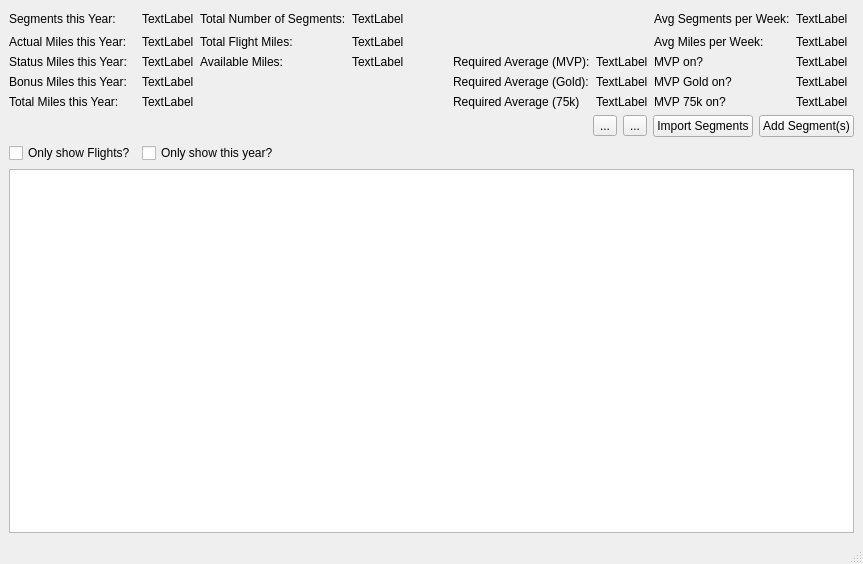
<?xml version="1.0" encoding="UTF-8"?>
<ui version="4.0">
 <class>CMainWindow</class>
 <widget class="QMainWindow" name="CMainWindow">
  <property name="geometry">
   <rect>
    <x>0</x>
    <y>0</y>
    <width>863</width>
    <height>564</height>
   </rect>
  </property>
  <property name="windowTitle">
   <string>Frequent Flyer</string>
  </property>
  <widget class="QWidget" name="centralwidget">
   <layout class="QGridLayout" name="gridLayout">
    <item row="0" column="4">
     <spacer name="horizontalSpacer_2">
      <property name="orientation">
       <enum>Qt::Horizontal</enum>
      </property>
      <property name="sizeHint" stdset="0">
       <size>
        <width>40</width>
        <height>20</height>
       </size>
      </property>
     </spacer>
    </item>
    <item row="4" column="8">
     <widget class="QLabel" name="mvp75kON">
      <property name="sizePolicy">
       <sizepolicy hsizetype="Maximum" vsizetype="Preferred">
        <horstretch>0</horstretch>
        <verstretch>0</verstretch>
       </sizepolicy>
      </property>
      <property name="text">
       <string>TextLabel</string>
      </property>
     </widget>
    </item>
    <item row="4" column="5">
     <widget class="QLabel" name="label_15">
      <property name="text">
       <string>Required Average (75k)</string>
      </property>
     </widget>
    </item>
    <item row="0" column="2">
     <widget class="QLabel" name="label_6">
      <property name="sizePolicy">
       <sizepolicy hsizetype="Maximum" vsizetype="Preferred">
        <horstretch>0</horstretch>
        <verstretch>0</verstretch>
       </sizepolicy>
      </property>
      <property name="text">
       <string>Total Number of Segments:</string>
      </property>
     </widget>
    </item>
    <item row="6" column="0" colspan="10">
     <layout class="QHBoxLayout" name="horizontalLayout">
      <item>
       <spacer name="horizontalSpacer">
        <property name="orientation">
         <enum>Qt::Horizontal</enum>
        </property>
        <property name="sizeHint" stdset="0">
         <size>
          <width>40</width>
          <height>20</height>
         </size>
        </property>
       </spacer>
      </item>
      <item>
       <widget class="QToolButton" name="refresh">
        <property name="text">
         <string>...</string>
        </property>
        <property name="icon">
         <iconset resource="application.qrc">
          <normaloff>:/resources/refresh.png</normaloff>:/resources/refresh.png</iconset>
        </property>
       </widget>
      </item>
      <item>
       <widget class="QToolButton" name="deleteSegment">
        <property name="text">
         <string>...</string>
        </property>
        <property name="icon">
         <iconset resource="application.qrc">
          <normaloff>:/resources/delete.png</normaloff>:/resources/delete.png</iconset>
        </property>
       </widget>
      </item>
      <item>
       <widget class="QPushButton" name="importSegments">
        <property name="text">
         <string>Import Segments</string>
        </property>
       </widget>
      </item>
      <item>
       <widget class="QPushButton" name="addSegments">
        <property name="text">
         <string>Add Segment(s)</string>
        </property>
       </widget>
      </item>
     </layout>
    </item>
    <item row="0" column="1">
     <widget class="QLabel" name="segmentsThisYear">
      <property name="sizePolicy">
       <sizepolicy hsizetype="Maximum" vsizetype="Preferred">
        <horstretch>0</horstretch>
        <verstretch>0</verstretch>
       </sizepolicy>
      </property>
      <property name="text">
       <string>TextLabel</string>
      </property>
     </widget>
    </item>
    <item row="0" column="3">
     <widget class="QLabel" name="totalSegments">
      <property name="sizePolicy">
       <sizepolicy hsizetype="Maximum" vsizetype="Preferred">
        <horstretch>0</horstretch>
        <verstretch>0</verstretch>
       </sizepolicy>
      </property>
      <property name="text">
       <string>TextLabel</string>
      </property>
     </widget>
    </item>
    <item row="0" column="0">
     <widget class="QLabel" name="label_1">
      <property name="sizePolicy">
       <sizepolicy hsizetype="Maximum" vsizetype="Preferred">
        <horstretch>0</horstretch>
        <verstretch>0</verstretch>
       </sizepolicy>
      </property>
      <property name="text">
       <string>Segments this Year:</string>
      </property>
     </widget>
    </item>
    <item row="0" column="7">
     <widget class="QLabel" name="label_7">
      <property name="sizePolicy">
       <sizepolicy hsizetype="Maximum" vsizetype="Preferred">
        <horstretch>0</horstretch>
        <verstretch>0</verstretch>
       </sizepolicy>
      </property>
      <property name="text">
       <string>Avg Segments per Week:</string>
      </property>
     </widget>
    </item>
    <item row="1" column="0">
     <widget class="QLabel" name="label_2">
      <property name="sizePolicy">
       <sizepolicy hsizetype="Maximum" vsizetype="Preferred">
        <horstretch>0</horstretch>
        <verstretch>0</verstretch>
       </sizepolicy>
      </property>
      <property name="text">
       <string>Actual Miles this Year:</string>
      </property>
     </widget>
    </item>
    <item row="0" column="8">
     <widget class="QLabel" name="segmentsPerWeek">
      <property name="sizePolicy">
       <sizepolicy hsizetype="Maximum" vsizetype="Preferred">
        <horstretch>0</horstretch>
        <verstretch>0</verstretch>
       </sizepolicy>
      </property>
      <property name="text">
       <string>TextLabel</string>
      </property>
     </widget>
    </item>
    <item row="1" column="8">
     <widget class="QLabel" name="milesPerWeek">
      <property name="sizePolicy">
       <sizepolicy hsizetype="Maximum" vsizetype="Preferred">
        <horstretch>0</horstretch>
        <verstretch>0</verstretch>
       </sizepolicy>
      </property>
      <property name="text">
       <string>TextLabel</string>
      </property>
     </widget>
    </item>
    <item row="1" column="1">
     <widget class="QLabel" name="actualMilesThisYear">
      <property name="sizePolicy">
       <sizepolicy hsizetype="Maximum" vsizetype="Preferred">
        <horstretch>0</horstretch>
        <verstretch>0</verstretch>
       </sizepolicy>
      </property>
      <property name="text">
       <string>TextLabel</string>
      </property>
     </widget>
    </item>
    <item row="1" column="3">
     <widget class="QLabel" name="totalFlightMiles">
      <property name="sizePolicy">
       <sizepolicy hsizetype="Maximum" vsizetype="Preferred">
        <horstretch>0</horstretch>
        <verstretch>0</verstretch>
       </sizepolicy>
      </property>
      <property name="text">
       <string>TextLabel</string>
      </property>
     </widget>
    </item>
    <item row="4" column="1">
     <widget class="QLabel" name="totalMilesThisYear">
      <property name="sizePolicy">
       <sizepolicy hsizetype="Maximum" vsizetype="Preferred">
        <horstretch>0</horstretch>
        <verstretch>0</verstretch>
       </sizepolicy>
      </property>
      <property name="text">
       <string>TextLabel</string>
      </property>
     </widget>
    </item>
    <item row="3" column="0">
     <widget class="QLabel" name="label_3">
      <property name="sizePolicy">
       <sizepolicy hsizetype="Maximum" vsizetype="Preferred">
        <horstretch>0</horstretch>
        <verstretch>0</verstretch>
       </sizepolicy>
      </property>
      <property name="text">
       <string>Bonus Miles this Year:</string>
      </property>
     </widget>
    </item>
    <item row="1" column="2">
     <widget class="QLabel" name="label_4">
      <property name="sizePolicy">
       <sizepolicy hsizetype="Maximum" vsizetype="Preferred">
        <horstretch>0</horstretch>
        <verstretch>0</verstretch>
       </sizepolicy>
      </property>
      <property name="text">
       <string>Total Flight Miles:</string>
      </property>
     </widget>
    </item>
    <item row="3" column="1">
     <widget class="QLabel" name="bonusMilesThisYear">
      <property name="sizePolicy">
       <sizepolicy hsizetype="Maximum" vsizetype="Preferred">
        <horstretch>0</horstretch>
        <verstretch>0</verstretch>
       </sizepolicy>
      </property>
      <property name="text">
       <string>TextLabel</string>
      </property>
     </widget>
    </item>
    <item row="1" column="7">
     <widget class="QLabel" name="label_12">
      <property name="sizePolicy">
       <sizepolicy hsizetype="Maximum" vsizetype="Preferred">
        <horstretch>0</horstretch>
        <verstretch>0</verstretch>
       </sizepolicy>
      </property>
      <property name="text">
       <string>Avg Miles per Week:</string>
      </property>
     </widget>
    </item>
    <item row="4" column="0">
     <widget class="QLabel" name="label_5">
      <property name="sizePolicy">
       <sizepolicy hsizetype="Maximum" vsizetype="Preferred">
        <horstretch>0</horstretch>
        <verstretch>0</verstretch>
       </sizepolicy>
      </property>
      <property name="text">
       <string>Total Miles this Year:</string>
      </property>
     </widget>
    </item>
    <item row="2" column="1">
     <widget class="QLabel" name="statusMilesThisYear">
      <property name="sizePolicy">
       <sizepolicy hsizetype="Maximum" vsizetype="Preferred">
        <horstretch>0</horstretch>
        <verstretch>0</verstretch>
       </sizepolicy>
      </property>
      <property name="text">
       <string>TextLabel</string>
      </property>
     </widget>
    </item>
    <item row="8" column="0" colspan="10">
     <widget class="QTableView" name="segmentsView">
      <property name="alternatingRowColors">
       <bool>true</bool>
      </property>
      <property name="selectionMode">
       <enum>QAbstractItemView::SingleSelection</enum>
      </property>
      <property name="selectionBehavior">
       <enum>QAbstractItemView::SelectRows</enum>
      </property>
      <property name="sortingEnabled">
       <bool>true</bool>
      </property>
      <attribute name="horizontalHeaderStretchLastSection">
       <bool>true</bool>
      </attribute>
     </widget>
    </item>
    <item row="2" column="0">
     <widget class="QLabel" name="label_8">
      <property name="sizePolicy">
       <sizepolicy hsizetype="Maximum" vsizetype="Preferred">
        <horstretch>0</horstretch>
        <verstretch>0</verstretch>
       </sizepolicy>
      </property>
      <property name="text">
       <string>Status Miles this Year:</string>
      </property>
     </widget>
    </item>
    <item row="2" column="2">
     <widget class="QLabel" name="label">
      <property name="sizePolicy">
       <sizepolicy hsizetype="Maximum" vsizetype="Preferred">
        <horstretch>0</horstretch>
        <verstretch>0</verstretch>
       </sizepolicy>
      </property>
      <property name="text">
       <string>Available Miles:</string>
      </property>
     </widget>
    </item>
    <item row="2" column="7">
     <widget class="QLabel" name="label_9">
      <property name="sizePolicy">
       <sizepolicy hsizetype="Maximum" vsizetype="Preferred">
        <horstretch>0</horstretch>
        <verstretch>0</verstretch>
       </sizepolicy>
      </property>
      <property name="text">
       <string>MVP on?</string>
      </property>
     </widget>
    </item>
    <item row="4" column="7">
     <widget class="QLabel" name="label_11">
      <property name="sizePolicy">
       <sizepolicy hsizetype="Maximum" vsizetype="Preferred">
        <horstretch>0</horstretch>
        <verstretch>0</verstretch>
       </sizepolicy>
      </property>
      <property name="text">
       <string>MVP 75k on?</string>
      </property>
     </widget>
    </item>
    <item row="3" column="7">
     <widget class="QLabel" name="label_10">
      <property name="sizePolicy">
       <sizepolicy hsizetype="Maximum" vsizetype="Preferred">
        <horstretch>0</horstretch>
        <verstretch>0</verstretch>
       </sizepolicy>
      </property>
      <property name="text">
       <string>MVP Gold on?</string>
      </property>
     </widget>
    </item>
    <item row="2" column="8">
     <widget class="QLabel" name="mvpON">
      <property name="sizePolicy">
       <sizepolicy hsizetype="Maximum" vsizetype="Preferred">
        <horstretch>0</horstretch>
        <verstretch>0</verstretch>
       </sizepolicy>
      </property>
      <property name="text">
       <string>TextLabel</string>
      </property>
     </widget>
    </item>
    <item row="2" column="3">
     <widget class="QLabel" name="availableMiles">
      <property name="sizePolicy">
       <sizepolicy hsizetype="Maximum" vsizetype="Preferred">
        <horstretch>0</horstretch>
        <verstretch>0</verstretch>
       </sizepolicy>
      </property>
      <property name="text">
       <string>TextLabel</string>
      </property>
     </widget>
    </item>
    <item row="3" column="8">
     <widget class="QLabel" name="mvpGoldON">
      <property name="sizePolicy">
       <sizepolicy hsizetype="Maximum" vsizetype="Preferred">
        <horstretch>0</horstretch>
        <verstretch>0</verstretch>
       </sizepolicy>
      </property>
      <property name="text">
       <string>TextLabel</string>
      </property>
     </widget>
    </item>
    <item row="4" column="6">
     <widget class="QLabel" name="_75kReq">
      <property name="text">
       <string>TextLabel</string>
      </property>
     </widget>
    </item>
    <item row="2" column="6">
     <widget class="QLabel" name="mvpReq">
      <property name="text">
       <string>TextLabel</string>
      </property>
     </widget>
    </item>
    <item row="3" column="5">
     <widget class="QLabel" name="label_14">
      <property name="text">
       <string>Required Average (Gold):</string>
      </property>
     </widget>
    </item>
    <item row="3" column="6">
     <widget class="QLabel" name="goldReq">
      <property name="text">
       <string>TextLabel</string>
      </property>
     </widget>
    </item>
    <item row="2" column="5">
     <widget class="QLabel" name="label_13">
      <property name="text">
       <string>Required Average (MVP):</string>
      </property>
     </widget>
    </item>
    <item row="7" column="0">
     <widget class="QCheckBox" name="onlyFlights">
      <property name="text">
       <string>Only show Flights?</string>
      </property>
     </widget>
    </item>
    <item row="7" column="1" colspan="2">
     <widget class="QCheckBox" name="onlyThisYear">
      <property name="text">
       <string>Only show this year?</string>
      </property>
     </widget>
    </item>
   </layout>
  </widget>
  <widget class="QMenuBar" name="menubar">
   <property name="geometry">
    <rect>
     <x>0</x>
     <y>0</y>
     <width>863</width>
     <height>21</height>
    </rect>
   </property>
  </widget>
  <widget class="QStatusBar" name="statusbar"/>
  <action name="actionQuit">
   <property name="text">
    <string>Quit</string>
   </property>
   <property name="iconText">
    <string>&amp;Quit</string>
   </property>
   <property name="shortcut">
    <string>Alt+F4</string>
   </property>
  </action>
 </widget>
 <tabstops>
  <tabstop>refresh</tabstop>
  <tabstop>deleteSegment</tabstop>
  <tabstop>importSegments</tabstop>
  <tabstop>addSegments</tabstop>
  <tabstop>onlyFlights</tabstop>
  <tabstop>onlyThisYear</tabstop>
  <tabstop>segmentsView</tabstop>
 </tabstops>
 <resources>
  <include location="application.qrc"/>
 </resources>
 <connections>
  <connection>
   <sender>actionQuit</sender>
   <signal>triggered()</signal>
   <receiver>CMainWindow</receiver>
   <slot>close()</slot>
   <hints>
    <hint type="sourcelabel">
     <x>-1</x>
     <y>-1</y>
    </hint>
    <hint type="destinationlabel">
     <x>500</x>
     <y>332</y>
    </hint>
   </hints>
  </connection>
 </connections>
</ui>
